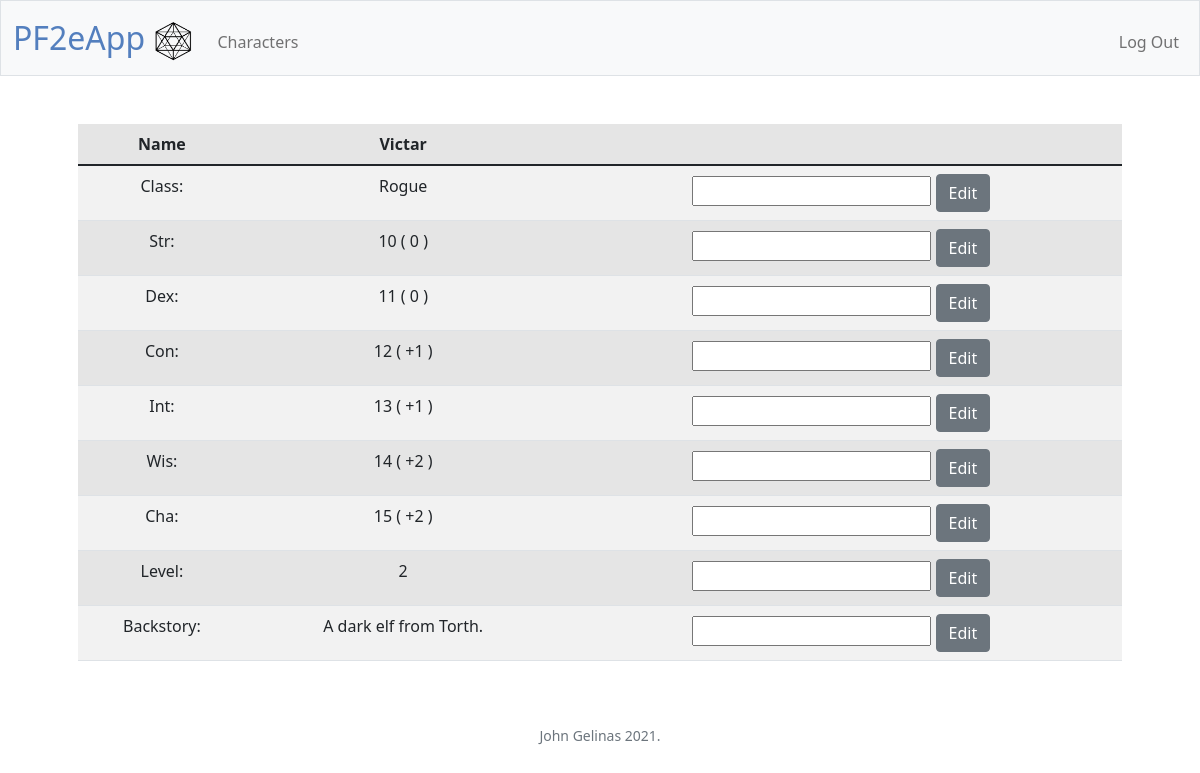
/character/Victar (signed in), run on the app's committed database.
### tables this page shows
CREATE TABLE characters (characterid INTEGER PRIMARY KEY NOT NULL, playerid INTEGER REFERENCES users, Name VARCHAR(255), Class VARCHAR(255), Str INT, Dex INT, Con INT, Int INT, Wis INT, Cha INT, Level INT, Backstory VARCHAR(255));

### PF2eApp.py (the view)
@app.route('/character/<name>', methods=["GET", "POST"])
def character(name):
    user = session["user_id"]
    name = scrub(name)
    user = scrub(user)
    query = "SELECT id FROM users WHERE username = '{}'".format(user)
    playerid = sqlselect(query)[0][0]
    con = sqlite3.connect('pathfinder.db')
    con.row_factory = dictfactory
    cur = con.cursor()
    cur.execute("SELECT * FROM characters WHERE name = '{}' AND playerid = {}".format(name, playerid))
    chardata = cur.fetchall()[0]
    cur.close()
    con.close()
    if request.method == "GET":
        chardata["Str Mod"] = floor((chardata["Str"] - 10)/2)
        chardata["Dex Mod"] = floor((chardata["Dex"] - 10)/2)
        chardata["Con Mod"] = floor((chardata["Con"] - 10)/2)
        chardata["Int Mod"] = floor((chardata["Int"] - 10)/2)
        chardata["Wis Mod"] = floor((chardata["Wis"] - 10)/2)
        chardata["Cha Mod"] = floor((chardata["Cha"] - 10)/2)
        return render_template("viewcharacter.html", chardata = chardata)
    if request.method == "POST":
        return

### PF2eApp.py (called while the page is built)
@app.after_request
def after_request(response):
    response.headers["Cache-Control"] = "no-cache, no-store, must-revalidate"
    response.headers["Expires"] = 0
    response.headers["Pragma"] = "no-cache"
    return response

### helpers.py (called while the page is built)
def scrub(table_name):
    return ''.join( chr for chr in table_name if chr.isalnum() or chr == " " )

def sqlselect(query):
    con = sqlite3.connect('pathfinder.db')
    cur = con.cursor()
    cur.execute(query)
    rowcount = cur.rowcount
    if rowcount == 0:
        data = []
    else:
        data = cur.fetchall()
    cur.close()
    con.close()
    return data

def dictfactory(cursor, row):
    d = {}
    for idx, col in enumerate(cursor.description):
        d[col[0]] = row[idx]
    return d

### templates/viewcharacter.html (shortened to what this page needs)
{% extends "layout.html" %}
{% block main %}
<table class = "table table-striped table-hover table-active">
    <thead class="thead-dark">
        <tr>
            <th>Name</th>
            <th>{{ chardata["Name"] }}</th>
            <th></th>
        </tr>
    </thead>
{% for field in chardata %}
    {% if loop.index > 3 and loop.index < 13 %}
        <tr>
            <td>{{ field }}: </td>
            <td>
                {{ chardata[field]|string }}
                {% if field|length == 3 %}
                (
                    {% if chardata[[field, ' Mod']|join] > 0 %}
                        {{ ['+',chardata[[field, ' Mod']|join]]|join }}
                    {% elif chardata[[field, ' Mod']|join] == 0 %}
                        {{ [' ',chardata[[field, ' Mod']|join]]|join }}
                    {% else %}
                        {{ ['-',chardata[[field, ' Mod']|join]]|join }}
                    {% endif %}
                )
                {% endif %}
            </td>
            <td>
                <form>
                    <input type = "text" id = {{ field }} name = {{ field }}>
                    <button class = "btn btn-secondary" type = "submit">Edit</button>
                </form>
            </td>
        </tr>
    {% endif %}
{% endfor %}
</table>
{% endblock %}

### templates/layout.html (shortened to what this page needs)
<!DOCTYPE html>
<html lang="en">
    <head>
        <link href="https://cdn.jsdelivr.net/npm/bootstrap@5.1.3/dist/css/bootstrap.min.css" rel="stylesheet">
        <link href="/static/styles.css" rel="stylesheet">
    </head>
    <body>
        <nav class="navbar navbar-expand-md navbar-light bg-light border">
            <div class="container-fluid">
                <a class="navbar-brand" href="/"><span class="blue">PF2eApp <img src="/static/d20.png" alt="D20 Die" width="40" height="40"> </span></a>
                <div class="collapse navbar-collapse" id="navbar">
                    {% if session.user_id %}
                        <ul class="navbar-nav me-auto mt-2">
                            <li class="nav-item"><a class="nav-link" href="/characters">Characters</a></li>
                        </ul>
                        <ul class="navbar-nav ms-auto mt-2">
                            <li class="nav-item"><a class="nav-link" href="/logout">Log Out</a></li>
                        </ul>
                    {% endif %}
                </div>
            </div>
        </nav>
        <main class="container p-5">
            {% block main %}{% endblock %}
        </main>
        <footer class="small text-center text-muted">
            John Gelinas 2021.
        </footer>
    </body>
</html>

### static/styles.css (style rules this page uses)
nav .navbar-brand { font-size: xx-large; }
nav .navbar-brand .blue { color: #537fbe; }
main { overflow-x: auto; text-align: center; }

### data on the page
characters: Name "Victar", Class "Rogue" "10" "11" "12" "13" "14" "15" "2" "A dark elf from Torth."

### other printed values
{{ field }} "Class" "Str" "Dex" "Con" "Int" "Wis" "Cha" "Level" "Backstory"
{{ [' ',chardata[[field, ' Mod']|join]]|join }} "0" "0"
{{ ['+',chardata[[field, ' Mod']|join]]|join }} "+1" "+1" "+2" "+2"
